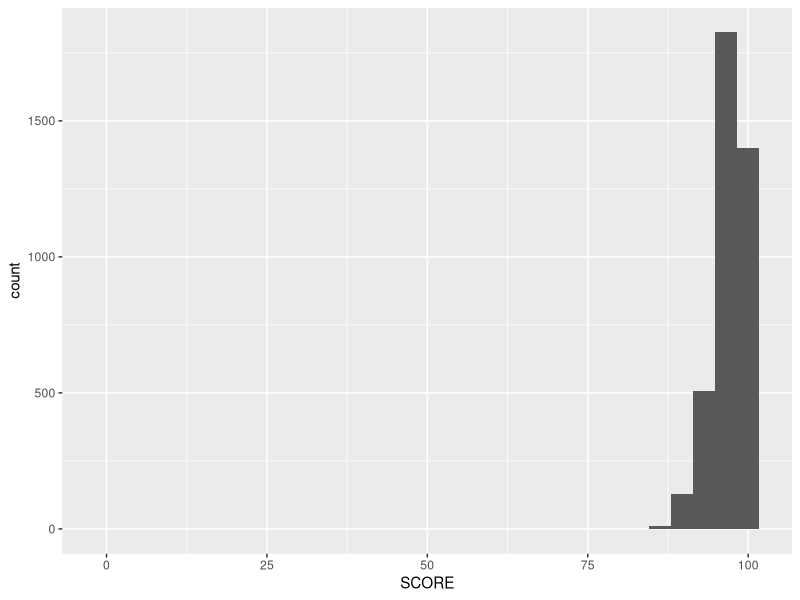
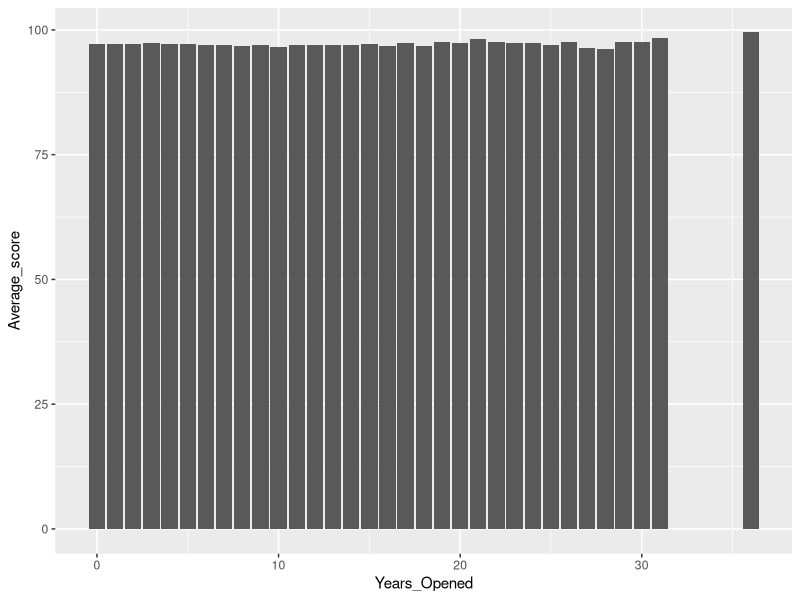
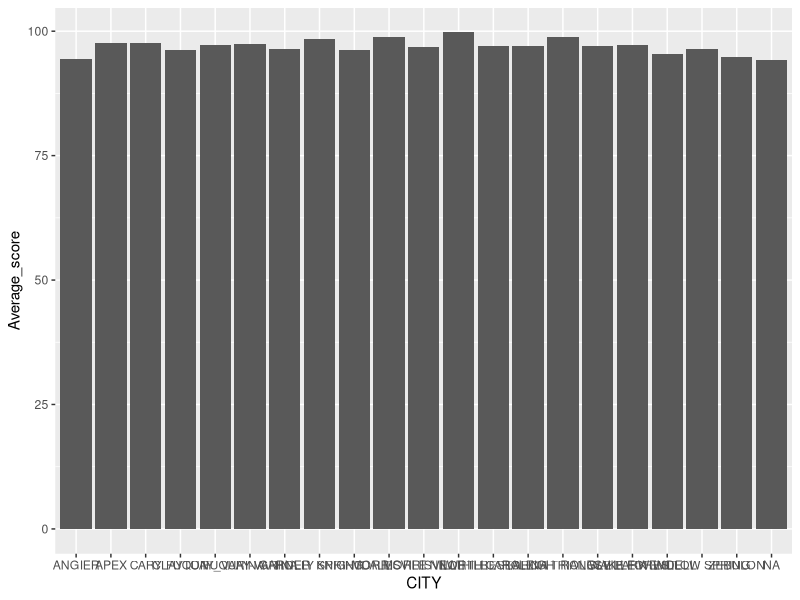
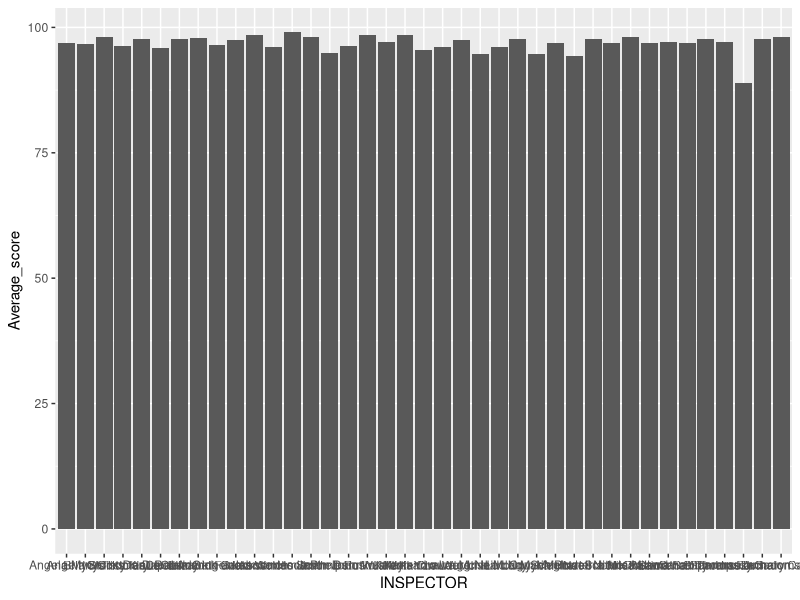

Source code (R) for these figures, in order:


# load libraries
library(tidyverse)
library(lubridate)

#Naming my csv file data and viewing the first 20 rows
data = read_csv("restaurant_inspections.csv")
View(data[1:20,])

#Creating a histogram

ggplot(data=data, aes(SCORE)) +
  geom_histogram()
#It doesn't look very good, but I can see that the scires range from around 75 to a little over 100, with most scores nearing 100.

#Older versus newer restaurants. 
#Let's create a year_opened variable and a year variable to make it simpler, I can subtract these two numbers to get the number of years opened. 

#Creating Year Opened variable
data$RESTAURANTOPENDATE = ymd_hms(data$RESTAURANTOPENDATE)
data$Year_Opened = year(data$RESTAURANTOPENDATE)

#Creating Year variable
data = rename(data, Year = "DATE_")
data$Year = ymd_hms(data$Year)
data$Year = year(data$Year)

#Creating years opened variable
data$Years_Opened = data$Year - data$Year_Opened
View(data[1:20,])
#I can see I am missing a lot of this data.

#grouping by years opened to see if average score was different
date_by_years_opened = group_by(data, Years_Opened) %>%
  summarize(
   Average_score=mean(SCORE))
#Viewing the first 20 rows, initially I don't see much of a difference
View(date_by_years_opened[1:20,])

#I created a visualization to view the differences but don't see a trend here.
ggplot(date_by_years_opened, aes(x = Years_Opened, y = Average_score)) +
  geom_col()

#Looking at each city
#First making sure they are all the same
#and looking at what cities are in the column
#using str to upper to make them all uppercase
data$CITY = str_to_upper(data$CITY)
unique(data$CITY)
#Recoding so they are all the same
#Confused why NORTH CAROLINA IS a city name, but leaving as is
data$CITY = recode(data$CITY, "HOLLY SPRINGS"="HOLLY SPRING", "FUQUAY VARINA" = "FUQUAY_VARINA", "RTP" = "RESEARCH TRIANGLE PARK")
#Checking cities again to make sure it worked.
unique(data$CITY)
#Looks good now

#Now I can group by city and see how the average scores varied

By_City = group_by(data, CITY) %>%
  summarize(
    Average_score=mean(SCORE))

# I will visualize these scores with a chart

ggplot(By_City, aes(x = CITY, y = Average_score)) +
  geom_col()
#Do not see huge differences in average scores

#Do inspector scores vary by inspector, let's check
By_Inspector = group_by(data, INSPECTOR) %>%
  summarize(
    Average_score=mean(SCORE))

#Visualizing
ggplot(By_Inspector, aes(x = INSPECTOR, y = Average_score)) +
  geom_col()

#Thomas Jumalon may be slightly harsher than the rest. James Smith seems to be the highest rater.

#Looking at sample sizes to exlpain the last two questions

#first by city
By_City_sample_size = group_by(data, CITY) %>%
  summarize(
    Sample_Size= n())

By_City_sample_size
#I immediately see outliers. Angier only has one. Clayton only has 4. Morrisville only has 2, etc.. 
  
#Next by Year
By_Year_sample_size = group_by(data, Years_Opened) %>%
  summarize(
    Sample_Size= n())

By_Year_sample_size

#Only one restaurant was open for 36 years. There are many many NA values without a year. 

#Next by Inspector
By_Inspector_sample_size = group_by(data, INSPECTOR) %>%
  summarize(
    Sample_Size= n())

By_Inspector_sample_size
#There are several inspectors with only a few ratings. For example, James Smith only has 1. And intially I thought he was the highest rater.


